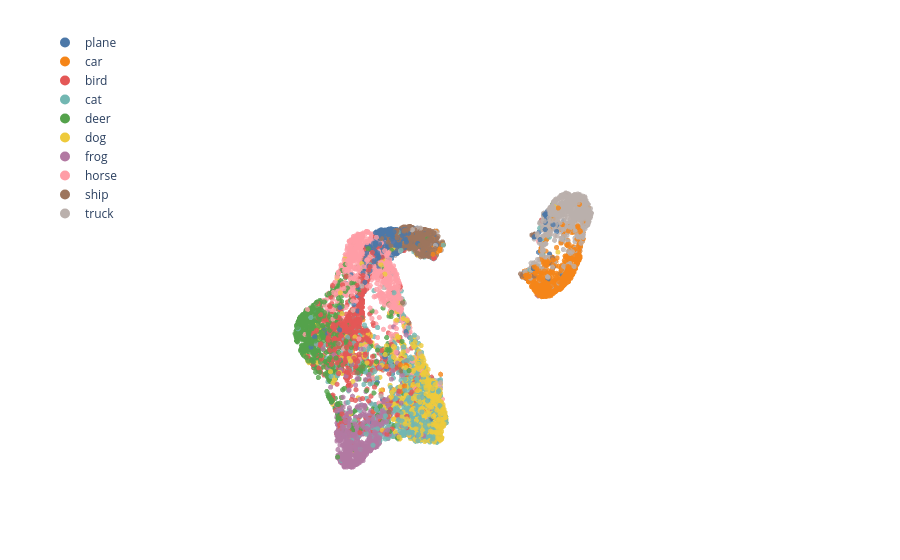

Write notebook code for a chart like this one.
### Code cell
plot_latent_space_3d(
    umap_embeddings,
    all_labels,
    classes
)

### Figure 1 — Plotly figure (JSON) as saved in the notebook; plotly's stock layout.template omitted (floating-point values rounded to 4 significant figures; data arrays with more than 128 entries replaced by an {"elided": "..."} marker saying what was removed)
{"data": [{"hoverinfo": "text", "marker": {"color": {"elided": "10000 str values"}, "opacity": 0.8, "size": 3}, "mode": "markers", "showlegend": false, "text": {"elided": "10000 str values"}, "x": {"elided": "10000 float values"}, "y": {"elided": "10000 float values"}, "z": {"elided": "10000 float values"}, "type": "scatter3d"}, {"marker": {"color": "#4C78A8", "size": 10}, "mode": "markers", "name": "plane", "x": [null], "y": [null], "z": [null], "type": "scatter3d"}, {"marker": {"color": "#F58518", "size": 10}, "mode": "markers", "name": "car", "x": [null], "y": [null], "z": [null], "type": "scatter3d"}, {"marker": {"color": "#E45756", "size": 10}, "mode": "markers", "name": "bird", "x": [null], "y": [null], "z": [null], "type": "scatter3d"}, {"marker": {"color": "#72B7B2", "size": 10}, "mode": "markers", "name": "cat", "x": [null], "y": [null], "z": [null], "type": "scatter3d"}, {"marker": {"color": "#54A24B", "size": 10}, "mode": "markers", "name": "deer", "x": [null], "y": [null], "z": [null], "type": "scatter3d"}, {"marker": {"color": "#EECA3B", "size": 10}, "mode": "markers", "name": "dog", "x": [null], "y": [null], "z": [null], "type": "scatter3d"}, {"marker": {"color": "#B279A2", "size": 10}, "mode": "markers", "name": "frog", "x": [null], "y": [null], "z": [null], "type": "scatter3d"}, {"marker": {"color": "#FF9DA6", "size": 10}, "mode": "markers", "name": "horse", "x": [null], "y": [null], "z": [null], "type": "scatter3d"}, {"marker": {"color": "#9D755D", "size": 10}, "mode": "markers", "name": "ship", "x": [null], "y": [null], "z": [null], "type": "scatter3d"}, {"marker": {"color": "#BAB0AC", "size": 10}, "mode": "markers", "name": "truck", "x": [null], "y": [null], "z": [null], "type": "scatter3d"}], "layout": {"margin": {"l": 0, "r": 0, "b": 0, "t": 0}, "scene": {"xaxis": {"visible": false}, "yaxis": {"visible": false}, "zaxis": {"visible": false}}, "legend": {"yanchor": "top", "y": 0.95, "xanchor": "left", "x": 0.05, "bgcolor": "rgba(255,255,255,0.5)"}}}
